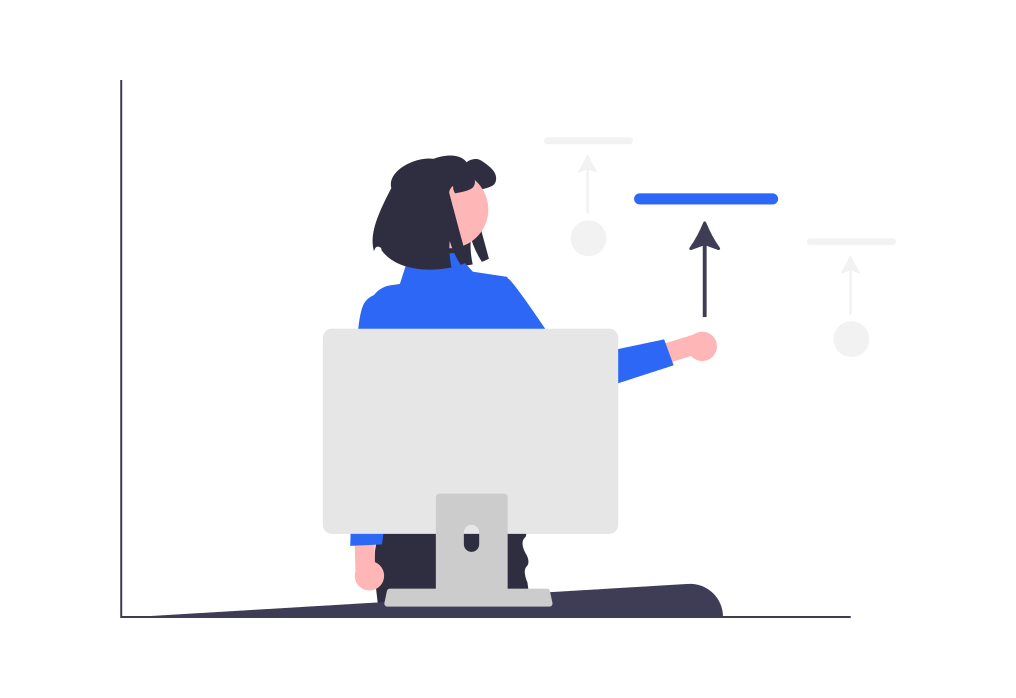
#> input picture Frontend/src/assets/undraw_Services_re_hu5n.png, 1016 x 698 px
$ python -i imageProcess.py   (imports and definitions only)   (older library calls are emulated)
#> lines starting #> are read from the running program, lines starting #| are printed output that depends on the picture
#> further down, picture is the input picture: shape (698, 1016, 3); mean B, G, R 245.4, 242.1, 241.5
import cv2
from urllib import parse
import numpy as np


# [163 lines left out: functions get_new, trans2jpg, judge_img_type, opera, imageResize, get_hist_dict and 3 more, not called in this run]


def hist_equal(img):
    """
    直方图均衡化

    参数:
        img: 图片
    返回:
        out: 直方图均衡化后的图片
    """
    if img.ndim == 2:
        return cv2.equalizeHist(img)
    elif img.ndim == 3:
        b = cv2.equalizeHist(img[:, :, 0])
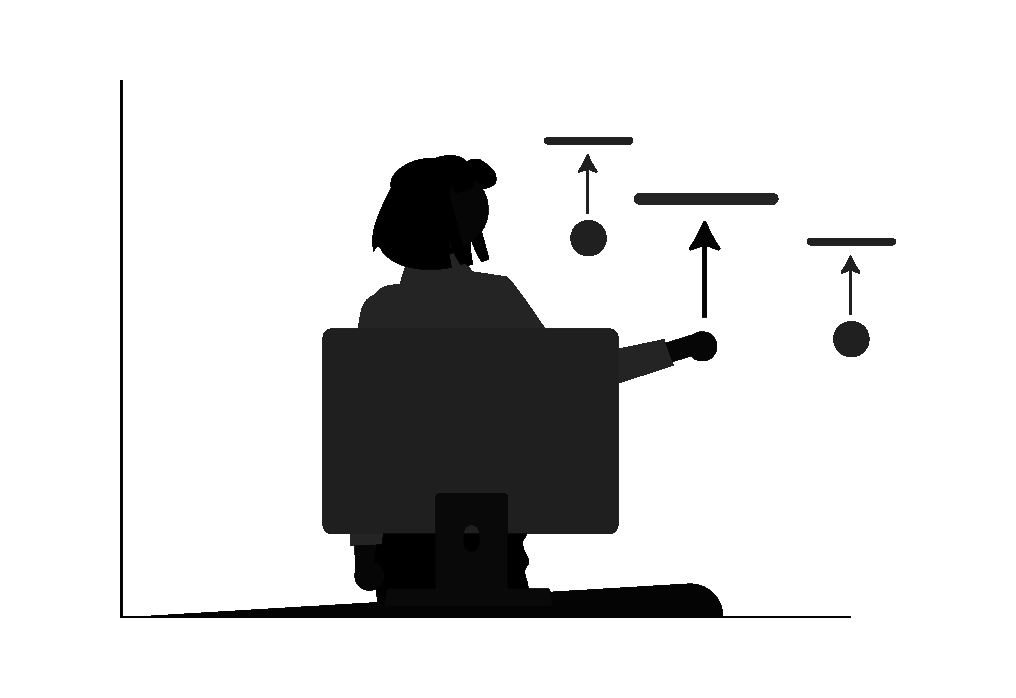
#> b: shape (698, 1016); min 0, max 255, mean 217.6
        g = cv2.equalizeHist(img[:, :, 1])
        r = cv2.equalizeHist(img[:, :, 2])
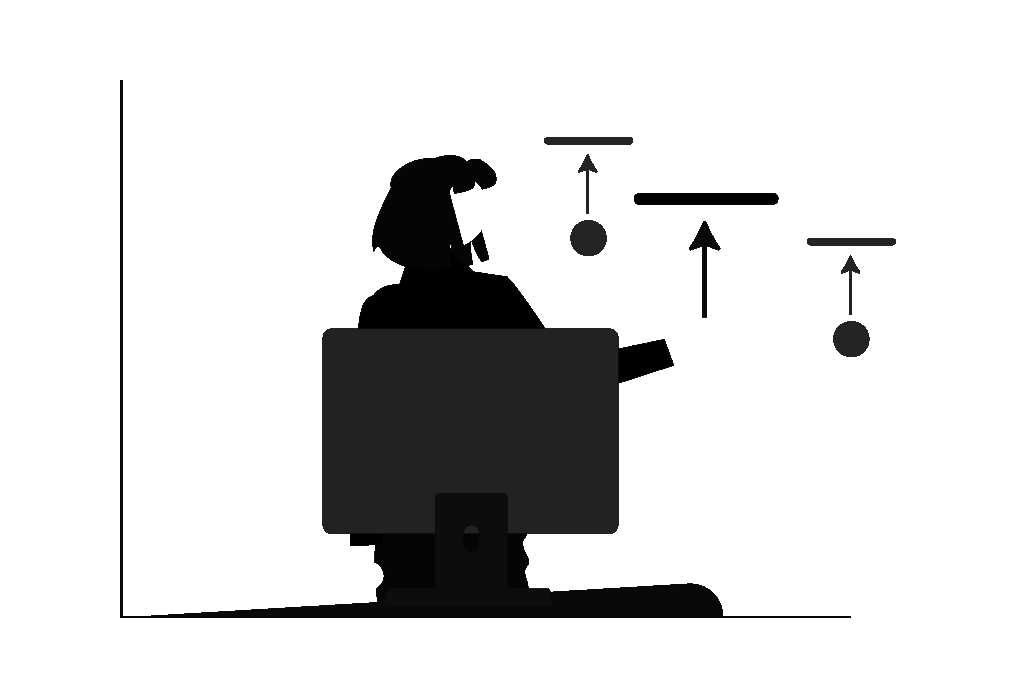
#> r: shape (698, 1016); min 0, max 255, mean 218.7
        return cv2.merge([b, g, r])
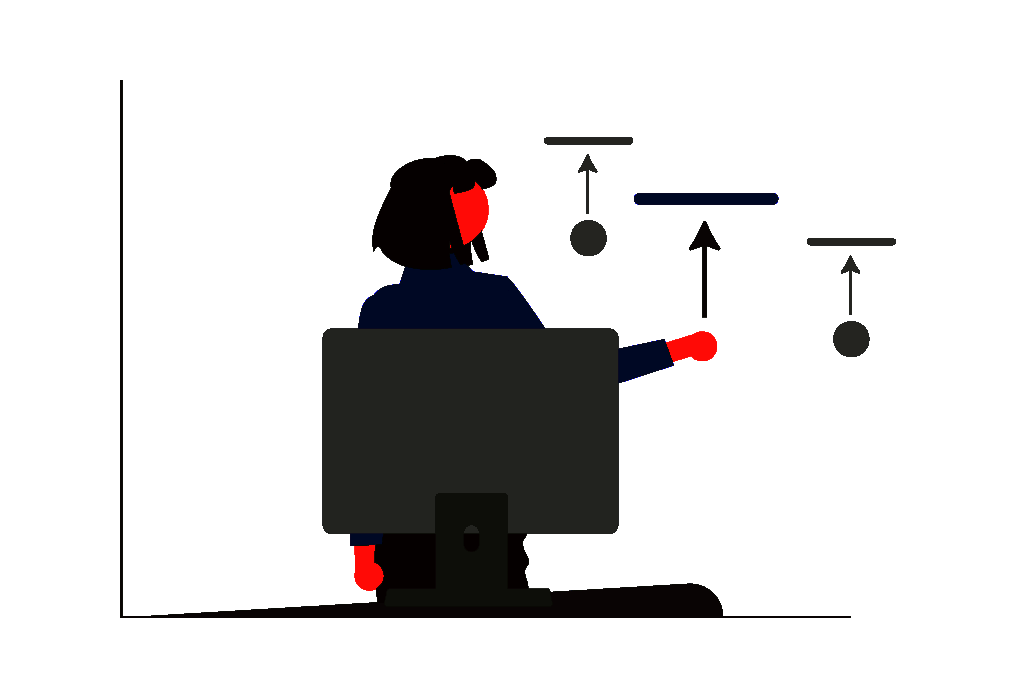
#> returned value: shape (698, 1016, 3); mean of channels 0, 1, 2 217.6, 217.5, 218.7; drawn as B, G, R


# [1021 lines left out: functions gray_three_linear_trans, contrast_stretching, salt_pepper_noise, gaussian_noise, mean_noise, mean_blur and 38 more, not called in this run]

>>> import cv2
>>> picture = cv2.imread('../../../Frontend/src/assets/undraw_Services_re_hu5n.png')
>>> result = hist_equal(picture)
